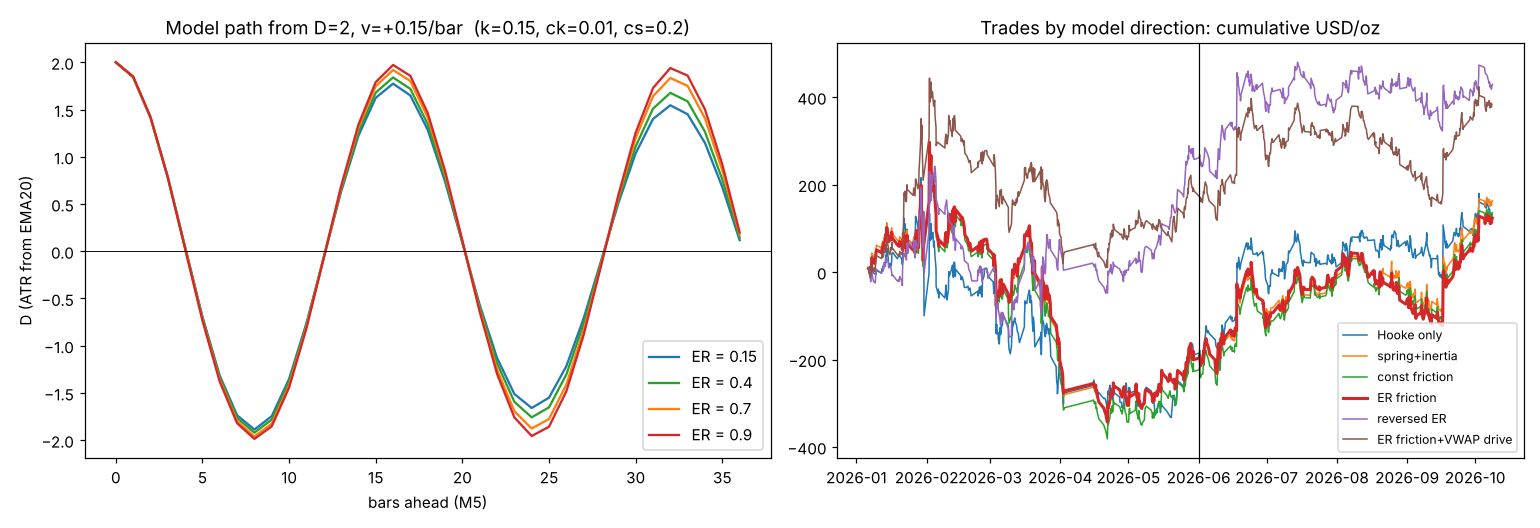

Reproduce this figure in Python.
"""第二十三部分 B：回復力的物理模型 —— 彈簧 F = −kx + 慣性 + 以 ER 定義的靜/動摩擦力。

把價格相對均值的偏離當成一個有質量的物體（m = 1，時間單位 = 1 根 M5）：
  位置 x = D = (收盤 − EMA20) / ATR14
  速度 v = (C[t] − C[t−3]) / (3·ATR)      ← 慣性：已經在跑的東西會繼續跑（= 動能）；均值在 t 之後固定（交易看的是價格）
  彈簧 F_spring = −k·x                     ← 回復力
  動摩擦 F_k = −μk·sign(v)，μk = ck × (1 − ER10)   ← 走勢越亂（ER 低）摩擦越大，速度越快被吃掉
  靜摩擦 μs = cs × (1 − ER20)                       ← 停下來之後，彈簧力要大於 μs 才會開始往回走
逐根積分 H = 12 步，得到「預測位移」ΔD_pred；和實際的前瞻 12 根價格報酬（ATR）比較。

比較的模型（參數全部只用 IS = 1~5 月擬合，挑 IS 的 Spearman IC 最大者）：
  M0 純虎克      ΔD_pred = −k·x（沒有慣性、沒有摩擦）→ 和「−D」等價
  M1 彈簧+慣性   沒有摩擦（無阻尼振盪）
  M2 固定摩擦    μk、μs 為常數（不用 ER）
  M3 ER 摩擦     μk = ck(1−ER10)、μs = cs(1−ER20)   ← 使用者的想法
  M4 反向 ER     μk = ck·ER10、μs = cs·ER20          ← 對照：如果把 ER 的方向弄反
  M5 ER 摩擦 + 驅動力：再加一個外力 F_drive = g × VWAP 同側距（第二十二部分最強的動能因子）
"""
import itertools
import numpy as np
import pandas as pd
import matplotlib
matplotlib.use("Agg")
import matplotlib.pyplot as plt
from part22_lib import load_tf, means, atr, er, fwd_returns, restoring_features, context_features, CUT, spearman, events

out = open("results_part23.txt", "a")
def P(s=""): print(s, flush=True); out.write(s + "\n"); out.flush()
CUT1 = pd.Timestamp("2026-04-01")
H = 12


def simulate(x0, v0, k, mk, ms, drive=None, steps=H):
    """向量化：每個 K 棒各自積分。回傳 (ΔD_pred, 最終速度, 是否在第一步就被靜摩擦卡住)。"""
    x, v = x0.copy(), v0.copy()
    drive = np.zeros_like(x) if drive is None else drive
    stuck0 = None
    for i in range(steps):
        Fs = -k * x + drive
        moving = np.abs(v) > 1e-6
        # 移動中：彈簧 + 動摩擦（與速度反向）
        a_mov = Fs - mk * np.sign(v)
        v_mov = v + a_mov
        # 動摩擦只會讓物體停下，不會讓它反向；停下後若彈簧力 ≤ 靜摩擦 → 卡住
        crossed = moving & (np.sign(v_mov) != np.sign(v)) & (np.abs(Fs) <= ms)
        v_mov = np.where(crossed, 0.0, v_mov)
        # 靜止中：彈簧力 > 靜摩擦才開始動（之後受動摩擦）
        go = np.abs(Fs) > ms
        v_rest = np.where(go, Fs - mk * np.sign(Fs), 0.0)
        v_rest = np.where(go & (np.sign(v_rest) != np.sign(Fs)), 0.0, v_rest)
        v = np.where(moving, v_mov, v_rest)
        if i == 0:
            stuck0 = (~moving) & (~go)
        x = x + v
    return x - x0, v, stuck0


def build(d, A, mean):
    c = d.close
    D = (c - mean) / A
    F = pd.DataFrame(index=d.index)
    F["x"] = D
    F["v"] = (c - c.shift(3)) / (3 * A)                  # 價格速度（ATR/根）；錨 = 當下均值，之後固定不動
    F["er10"], F["er20"] = er(c, 10), er(c, 20)
    C = context_features(d, A, mean)
    F["vwap_side"] = C.vwap_side
    F["y"] = fwd_returns(d, A, H)                         # 實際前瞻 12 根價格報酬（ATR）
    F["dD"] = D.shift(-H) - D                             # 實際 D 的變化（含均線移動）
    F["dM"] = -(mean.shift(-H) - mean) / A                # 均線往價格移動造成的 D 變化
    F["u3"] = (c.shift(-3) - c) / (3 * A)                 # 未來 3 根的價格速度（運動方程式回歸用）
    F["x_abs"] = D.abs()
    F["per"] = np.where(F.index < CUT1, "IS1", np.where(F.index < CUT, "IS2", "OOS"))
    return F.iloc[600:].dropna(subset=["x", "v", "er10", "er20", "vwap_side"])


def model_pred(F, name, p):
    x, v = F.x.to_numpy(), F.v.to_numpy()
    e10, e20 = F.er10.to_numpy(), F.er20.to_numpy()
    if name == "M0":
        return -p["k"] * x, None
    if name == "M1":
        return simulate(x, v, p["k"], 0.0, 0.0)[0], None
    if name == "M2":
        return simulate(x, v, p["k"], p["ck"], p["cs"])[0], None
    if name == "M3":
        r = simulate(x, v, p["k"], p["ck"] * (1 - e10), p["cs"] * (1 - e20))
        return r[0], r[2]
    if name == "M4":
        return simulate(x, v, p["k"], p["ck"] * e10, p["cs"] * e20)[0], None
    if name == "M5":
        drive = p["g"] * np.sign(x) * np.clip(F.vwap_side.to_numpy(), 0, None)
        r = simulate(x, v, p["k"], p["ck"] * (1 - e10), p["cs"] * (1 - e20), drive=drive)
        return r[0], r[2]


GRIDS = {
    "M0": dict(k=[0.05]),
    "M1": dict(k=[0.0, 0.002, 0.005, 0.01, 0.02, 0.04, 0.08, 0.15]),
    "M2": dict(k=[0.0, 0.005, 0.01, 0.02, 0.04, 0.08, 0.15], ck=[0.01, 0.02, 0.05, 0.1, 0.2, 0.4], cs=[0, 0.05, 0.1, 0.2, 0.4]),
    "M3": dict(k=[0.0, 0.005, 0.01, 0.02, 0.04, 0.08, 0.15], ck=[0.01, 0.02, 0.05, 0.1, 0.2, 0.4], cs=[0, 0.05, 0.1, 0.2, 0.4, 0.8]),
    "M4": dict(k=[0.0, 0.005, 0.01, 0.02, 0.04, 0.08, 0.15], ck=[0.01, 0.02, 0.05, 0.1, 0.2, 0.4], cs=[0, 0.05, 0.1, 0.2, 0.4, 0.8]),
}
NAMES = {"M0": "純虎克 F=−kx", "M1": "彈簧+慣性", "M2": "固定摩擦", "M3": "ER 摩擦（你的想法）", "M4": "反向 ER（對照）",
         "M5": "ER 摩擦+VWAP 驅動力"}


def ic_by(F, pred, col="y"):
    s = pd.Series(pred, F.index); m = F.x.abs() >= 1
    return {p: spearman(s[(F.per == p) & m].iloc[::3], F[col][(F.per == p) & m].iloc[::3]) for p in ("IS1", "IS2", "OOS")}


def fit(F, name, grid):
    IS = ((F.per != "OOS") & (F.x.abs() >= 1)).to_numpy()   # 只在有偏離的地方擬合（可交易區）
    Fi = F[IS].iloc[::3]
    best = None
    keys = list(grid)
    for vals in itertools.product(*[grid[k] for k in keys]):
        p = dict(zip(keys, vals))
        pr, _ = model_pred(Fi, name, p)
        ic = spearman(pr, Fi.y)
        if best is None or ic > best[0]:
            best = (ic, p)
    return best


if __name__ == "__main__":
    open("results_part23.txt", "w").close()
    d = load_tf("M5"); A = atr(d, 14); M = means(d)
    F = build(d, A, M.ema20)
    P("=" * 110)
    P("第二十三部分 B：彈簧 + 慣性 + ER 摩擦力模型（M5、EMA20、前瞻 12 根；參數只用 1~5 月擬合）")
    P(f"樣本：IS1 {sum(F.per == 'IS1')} 根、IS2 {sum(F.per == 'IS2')} 根、OOS {sum(F.per == 'OOS')} 根")
    P("\n0. F = kx 成立嗎？把 D 的回歸拆成『價格往均線走』和『均線往價格走』（|D| ≥ 1，前瞻 12 根，每 12 根取一點）")
    P("   斜率 = 對 −D 回歸的係數（每 1 ATR 偏離，12 根後拉回多少 ATR）")
    for pp in ("IS1", "IS2", "OOS"):
        Z = F[(F.per == pp) & (F.x.abs() >= 1)].iloc[::12].dropna(subset=["dD", "y", "dM"])
        sl = lambda y: np.polyfit(-Z.x, y, 1)[0]
        P(f"  {pp}: D 的變化 {sl(-Z.dD) * -1:+.3f}（= 價格部分 {sl(Z.y):+.3f} + 均線部分 {sl(Z.dM):+.3f}）  n={len(Z)}")
    P("   → 幾乎全部的『回復』是 EMA 追上價格，價格本身沒有被拉回；在 D 上看 F = kx 很漂亮，但不能交易。")

    P("\n1. 實證運動方程式：未來 3 根價格速度 u（ATR/根）對各『力』做回歸（|D| ≥ 1，每 3 根取一點；t 值在括號）")
    P("   u = a0 + b1·v（慣性） + b2·(−x)（彈簧） + b3·(−sign(v)·(1−ER10))（ER 動摩擦） + b4·(−v·(1−ER10))（ER 黏滯摩擦）"
      " + b5·(−x·(1−ER20))（靜摩擦 × 彈簧）")
    cols = ["慣性 v", "彈簧 −x", "動摩擦 −sgn(v)(1−ER10)", "黏滯 −v(1−ER10)", "−x(1−ER20)"]
    for pp in ("IS1", "IS2", "OOS"):
        Z = F[(F.per == pp) & (F.x.abs() >= 1)].iloc[::3].dropna(subset=["u3"])
        Xr = np.column_stack([np.ones(len(Z)), Z.v, -Z.x, -np.sign(Z.v) * (1 - Z.er10), -Z.v * (1 - Z.er10), -Z.x * (1 - Z.er20)])
        b, *_ = np.linalg.lstsq(Xr, Z.u3, rcond=None)
        res = Z.u3 - Xr @ b
        se = np.sqrt(np.diag(np.linalg.inv(Xr.T @ Xr)) * res.var())
        P(f"  {pp}: " + "  ".join(f"{c} {b[i + 1]:+.4f}({b[i + 1] / se[i + 1]:+.1f})" for i, c in enumerate(cols)))
    P("   讀法：係數 > 0 = 這個力真的存在（方向如物理）；彈簧 < 0 = 價格反而往外。")

    P("\n2. 預測能力（|D| ≥ 1 的 K 棒）：Spearman IC（預測位移 vs 實際前瞻 12 根價格報酬）；括號內 = 對實際 D 變化的 IC")
    fitted = {}
    for name, grid in GRIDS.items():
        ic_is, p = fit(F, name, grid)
        pr, _ = model_pred(F, name, p)
        a, b = ic_by(F, pr, "y"), ic_by(F, pr, "dD")
        fitted[name] = (p, pr)
        P(f"  {name} {NAMES[name]:16s} IS1 {a['IS1']:+.3f} ({b['IS1']:+.3f})  IS2 {a['IS2']:+.3f} ({b['IS2']:+.3f})  "
          f"OOS {a['OOS']:+.3f} ({b['OOS']:+.3f})   參數 {p}")
    # M5：在 M3 最佳參數上再加驅動力
    p3 = fitted["M3"][0]
    best = None
    Fi = F[F.per != "OOS"].iloc[::3]
    Fi = Fi[Fi.x.abs() >= 1]
    for g in (0.0, 0.002, 0.005, 0.01, 0.02, 0.04):
        p = dict(p3, g=g)
        ic = spearman(model_pred(Fi, "M5", p)[0], Fi.y)
        if best is None or ic > best[0]:
            best = (ic, p)
    p5 = best[1]; pr5, _ = model_pred(F, "M5", p5); fitted["M5"] = (p5, pr5)
    a, b = ic_by(F, pr5, "y"), ic_by(F, pr5, "dD")
    P(f"  M5 {NAMES['M5']:16s} IS1 {a['IS1']:+.3f} ({b['IS1']:+.3f})  IS2 {a['IS2']:+.3f} ({b['IS2']:+.3f})  "
      f"OOS {a['OOS']:+.3f} ({b['OOS']:+.3f})   參數 {p5}")

    # 2. 分解：物理狀態 → 實際結果
    P("\n3. M3（ER 摩擦）的物理狀態分類，|D| ≥ 1.5 的 K 棒；實際 = 前瞻 12 根「往均值方向」的價格報酬（ATR，未扣成本）")
    p = fitted["M3"][0]
    x, v = F.x.to_numpy(), F.v.to_numpy()
    mk = p["ck"] * (1 - F.er10.to_numpy()); ms = p["cs"] * (1 - F.er20.to_numpy())
    Fs = -p["k"] * x
    out_v = np.sign(v) == np.sign(x)                      # 速度往外
    state = np.where(out_v & (np.abs(v) > mk), "往外滑（慣性 > 動摩擦）",
             np.where(out_v, "往外但快停（動摩擦吃掉速度）",
             np.where(np.abs(Fs) > ms, "往回滑（彈簧 > 靜摩擦）", "卡住（彈簧 ≤ 靜摩擦）")))
    G = pd.DataFrame({"state": state, "rev": -np.sign(x) * F.y.to_numpy(), "per": F.per.to_numpy(), "far": np.abs(x) >= 1.5,
                      "er10": F.er10.to_numpy()})
    G = G[G.far]
    tab = G.groupby(["state", "per"]).rev.agg(["mean", "count"]).unstack()
    for st in tab.index:
        P(f"  {st:22s} " + "  ".join(f"{pp} {tab.loc[st, ('mean', pp)]:+.3f}（{int(tab.loc[st, ('count', pp)])}）" for pp in ("IS1", "IS2", "OOS")))

    # 3. 預測位移五分位 → 實際報酬
    P("\n4. 預測位移五分位（Q1 = 預測往外最多 = 動能，Q5 = 預測往回最多 = 回歸），|D| ≥ 1.5；實際往均值方向的報酬（ATR）")
    for name in ("M0", "M1", "M3", "M5"):
        pr = fitted[name][1]
        tow = -np.sign(F.x.to_numpy()) * pr                # 往均值方向的預測位移
        far = np.abs(F.x.to_numpy()) >= 1.5
        Z = pd.DataFrame({"p": tow, "r": -np.sign(F.x.to_numpy()) * F.y.to_numpy(), "per": F.per.to_numpy()})[far]
        e = np.unique(np.nanquantile(Z[Z.per != "OOS"].p, np.linspace(0, 1, 6))); e[0], e[-1] = -np.inf, np.inf
        Z["q"] = pd.cut(Z.p, e, labels=False)
        cells = []
        for pp in ("IS1", "IS2", "OOS"):
            m = Z[Z.per == pp].groupby("q").r.mean().reindex(range(len(e) - 1))
            cells.append(f"{pp} " + " ".join(f"{v:+.2f}" for v in m) + f" Δ{m.iloc[-1] - m.iloc[0]:+.2f}")
        P(f"  {name} {NAMES[name]:16s} " + " | ".join(cells))

    # 4. 交易：和第二十二部分相同的事件、出場、成本，方向改由物理模型決定
    from part23_trades import run, report
    P("\n5. 交易（同第二十二部分事件：|D| 第一次 ≥ 2，下一根開盤進場，持有 12 根或 2 ATR 停損，扣點差，單一部位）")
    P("   方向 = 預測位移的方向（往回 → 回歸單、往外 → 動能單）；|預測| 小於 IS 事件中位數的不做")
    ev = events(F.x.reindex(d.index), d.seg, d0=2.0, rearm=1.0)
    allres = {}
    for name in ("M0", "M1", "M2", "M3", "M4", "M5"):
        pr = pd.Series(fitted[name][1], F.index).reindex(d.index)
        Dfull = F.x.reindex(d.index)
        evv = [t for t in ev if not np.isnan(pr.iat[t])]
        thr = np.nanmedian(np.abs(pr.iloc[[t for t in evv if d.index[t] < CUT]]))
        def rule(t, pr=pr, thr=thr, D=Dfull):
            p_ = pr.iat[t]
            if np.isnan(p_) or abs(p_) < thr:
                return 0, ""
            s = int(np.sign(p_))
            return s, ("回歸" if s == -np.sign(D.iat[t]) else "動能")
        T = run(d, A, Dfull, pd.Series(0.0, d.index), 0, 0, rule=rule)
        allres[name] = T
        pf = lambda q: q[q > 0].sum() / -q[q <= 0].sum()
        seg = []
        for per in ("樣本內", "樣本外"):
            s = T[T["期間"] == per]
            seg.append(f"{per} {len(s):3d} 筆 每筆 {s['損益_美元'].mean():+5.2f} 美元 / {s['損益_ATR'].mean():+.3f} ATR PF {pf(s['損益_美元']):.2f} "
                       f"(回歸 {np.mean(s['類型'] == '回歸'):.0%})")
        P(f"  {name} {NAMES[name]:16s} " + " | ".join(seg))
    T = allres["M3"]
    T.to_csv("part23_trades_friction.csv", index=False, encoding="utf-8-sig")
    txt = report(T, "ER 摩擦模型（M3）交易")
    open("part23_stats_friction.txt", "w").write(txt + "\n")

    # 圖：同一個偏離，在不同 ER 下的預測軌跡
    fig, ax = plt.subplots(1, 2, figsize=(14, 4.8))
    p = fitted["M3"][0]
    for e_, col in ((0.15, "tab:blue"), (0.4, "tab:green"), (0.7, "tab:orange"), (0.9, "tab:red")):
        xs, xx, vv = [2.0], np.array([2.0]), np.array([0.15])
        for i in range(36):
            dd_, vv, _ = simulate(xx, vv, p["k"], p["ck"] * (1 - np.array([e_])), p["cs"] * (1 - np.array([e_])), steps=1)
            xx = xx + dd_; xs.append(xx[0])
        ax[0].plot(xs, color=col, label=f"ER = {e_}")
    ax[0].axhline(0, color="k", lw=.6); ax[0].set_xlabel("bars ahead (M5)"); ax[0].set_ylabel("D (ATR from EMA20)")
    ax[0].set_title(f"Model path from D=2, v=+0.15/bar  (k={p['k']}, ck={p['ck']}, cs={p['cs']})"); ax[0].legend()
    lab = {"M0": "Hooke only", "M1": "spring+inertia", "M2": "const friction", "M3": "ER friction", "M4": "reversed ER", "M5": "ER friction+VWAP drive"}
    for name, T in allres.items():
        ax[1].plot(T["進場時間"], T["損益_美元"].cumsum(), label=lab[name], lw=2 if name == "M3" else 1)
    ax[1].axvline(CUT, color="k", lw=.8); ax[1].set_title("Trades by model direction: cumulative USD/oz"); ax[1].legend(fontsize=8)
    fig.tight_layout(); fig.savefig("part23_friction.png", dpi=110)

    # 6. 意外發現：「往回滑」（離均值還遠，但價格已往均值走）之後反而續行 → 做成順勢回檔單
    P("\n6. 回檔續行單：|D| ≥ d0 且 3 根價格速度朝向均值（v·D < 0，回檔中）→ 順著偏離方向做（= 等回檔再追）")
    P("   下一根開盤進場、持有 12 根或 2 ATR 停損、扣點差、單一部位；同一段偏離只做第一次（|D| 回到 d0/2 內才重新武裝）")
    from part23_trades import SESS
    o_, h_, l_, c_ = (d[k].to_numpy() for k in ("open", "high", "low", "close"))
    spr = d.spread.to_numpy() / 100; seg = d.seg.to_numpy(); a_ = A.to_numpy()
    Dd = F.x.reindex(d.index).to_numpy(); Vd = F.v.reindex(d.index).to_numpy()
    E20 = F.er20.reindex(d.index).to_numpy()

    def pullback_trades(d0, vmin=0.0):
        rows, busy, armed = [], -1, True
        for t in range(600, len(c_) - 2):
            x, v = Dd[t], Vd[t]
            if np.isnan(x) or np.isnan(v):
                continue
            if abs(x) < d0 / 2:
                armed = True
            if t <= busy or not armed or abs(x) < d0 or not (v * x < 0 and abs(v) >= vmin):
                continue
            s = np.sign(x); e = t + 1; ep = o_[e]; st = ep - s * 2 * a_[t]; xp = xi = None; why = "時間"
            for j in range(e, min(e + H, len(c_))):
                if seg[j] != seg[t]:
                    xp, xi, why = c_[j - 1], j - 1, "斷線"; break
                if (l_[j] <= st) if s > 0 else (h_[j] >= st):
                    xp = (min(st, o_[j]) if s > 0 else max(st, o_[j])) if j > e else st; xi, why = j, "停損"; break
            if xp is None:
                xi = min(e + H - 1, len(c_) - 1); xp = c_[xi]
            pnl = s * (xp - ep) - spr[e]
            rows.append(dict(訊號時間=d.index[t], 進場時間=d.index[e], 方向="多" if s > 0 else "空", 進場價=round(ep, 2),
                             停損價=round(st, 2), 出場價=round(xp, 2), 出場原因=why, 損益_美元=round(pnl, 2),
                             損益_ATR=round(pnl / a_[t], 3), 持倉_分鐘=(xi - e + 1) * 5, ATR14=round(a_[t], 2), D=round(x, 2),
                             v=round(v, 3), ER20=round(E20[t], 3), 時段=SESS(d.index[t].hour), 期間="樣本內" if d.index[t] < CUT else "樣本外"))
            busy, armed = xi, False
        return pd.DataFrame(rows)

    pf = lambda q: q[q > 0].sum() / -q[q <= 0].sum()
    for d0 in (1.5, 2.0, 2.5):
        T = pullback_trades(d0)
        cells = []
        for per in ("樣本內", "樣本外"):
            s_ = T[T["期間"] == per]
            cells.append(f"{per} {len(s_):3d} 筆 勝率 {np.mean(s_['損益_美元'] > 0):.0%} 每筆 {s_['損益_美元'].mean():+5.2f} 美元 / {s_['損益_ATR'].mean():+.3f} ATR PF {pf(s_['損益_美元']):.2f}")
        P(f"  d0 {d0}: " + " | ".join(cells))
        if d0 == 2.0:
            T2 = T
    P("\n   d0 = 2.0 依 ER20（摩擦）分三組（門檻 = 樣本內三分位）：ER 高 = 摩擦小")
    e1, e2 = np.nanquantile(T2[T2["期間"] == "樣本內"].ER20, [1 / 3, 2 / 3])
    T2["摩擦"] = np.where(T2.ER20 <= e1, "ER 低（摩擦大）", np.where(T2.ER20 >= e2, "ER 高（摩擦小）", "中"))
    for g_, s_ in T2.groupby("摩擦"):
        P(f"   {g_:12s} " + " | ".join(f"{per} {len(q)} 筆 每筆 {q['損益_ATR'].mean():+.3f} ATR PF {pf(q['損益_美元']):.2f}"
                                       for per, q in s_.groupby("期間")))
    T2.drop(columns="摩擦").to_csv("part23_trades_pullback.csv", index=False, encoding="utf-8-sig")
    txt = report(T2.assign(類型="回檔續行", 損益_R=T2["損益_ATR"] / 2, 最大浮虧_美元=np.nan, 最大浮盈_美元=np.nan, RFI=np.nan,
                           點差=np.nan), "回檔續行單（d0 = 2.0）")
    open("part23_stats_pullback.txt", "w").write(txt + "\n")
